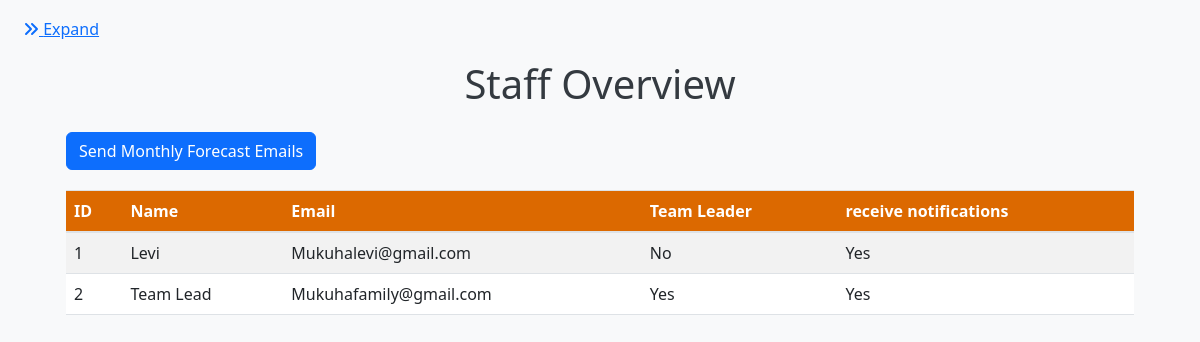
Page /staff_overview on the committed database.
### app.py (models this page shows)
class Staff(db.Model):
    id = db.Column(db.Integer, primary_key=True)
    name = db.Column(db.String(100), nullable=False)
    email = db.Column(db.String(120), unique=True, nullable=False)
    leave_days_remaining = db.Column(db.Float, default=0.0)  # Leave days remaining in hours
    is_team_leader = db.Column(Boolean, default=False)  # New field to indicate if the staff is a team leader
    receive_notifications = db.Column(Boolean, default=True)  # New field for notification preferences
    engagements = db.relationship('Engagement', backref='team_leader', lazy=True)
    proposals = db.relationship('Proposal', backref='team_leader', lazy=True)
    hours_logs = db.relationship('HoursLog', backref='staff_member', lazy=True)
    leave_records = db.relationship('LeaveRecord', backref='staff', lazy=True)
    utilizations = db.relationship('Utilization', backref='staff', lazy=True)

### app.py (the view)
@app.route('/staff_overview', methods=['GET'])
def staff_overview():
    staff_members = Staff.query.all()
    return render_template('staff_overview.html', staff_members=staff_members)

### templates/staff_overview.html (shortened to what this page needs)
{% extends "base.html" %}
{% block content %}
    <link rel="stylesheet" href="https://cdnjs.cloudflare.com/ajax/libs/bootstrap/5.3.0/css/bootstrap.min.css">
    <div class="container">
        <h1 class="text-center mb-4">Staff Overview</h1>
    <form action="{{ url_for('send_monthly_forecast_email') }}" method="post">
    <button type="submit" class="btn btn-primary">Send Monthly Forecast Emails</button>
</form>
        <table class="table table-striped">
            <thead>
                <tr>
                    <th>ID</th>
                    <th>Name</th>
                    <th>Email</th>
                    <th>Team Leader</th>
                    <th>receive notifications</th>
                </tr>
            </thead>
            <tbody>
                {% for staff in staff_members %}
                <tr>
                    <td>{{ staff.id }}</td>
                    <td>{{ staff.name }}</td>
                    <td>{{ staff.email }}</td>
                    <td>{{ 'Yes' if staff.is_team_leader else 'No' }}</td>
                    <td>{{ 'Yes' if staff.receive_notifications else 'No' }}</td>
                </tr>
                {% endfor %}
            </tbody>
        </table>
    </div>
{% endblock %}

### templates/base.html (style rules this page uses)
html, body { height: 100%; margin: 0; }

### templates/staff_overview.html (style rules this page uses)
body { background-color: #f8f9fa; color: #343a40; font-family: 'Segoe UI', Tahoma, Geneva, Verdana, sans-serif; }
.container { margin-top: 40px; }
.table { margin-top: 20px; }
.table th { background-color: #dc6900; color: #ffffff; }

### rows in the picture
Staff: id "1", name "Levi", email "Mukuhalevi@gmail.com", is_team_leader "No", receive_notifications "Yes"
Staff: id "2", name "Team Lead", email "Mukuhafamily@gmail.com", is_team_leader "Yes", receive_notifications "Yes"
